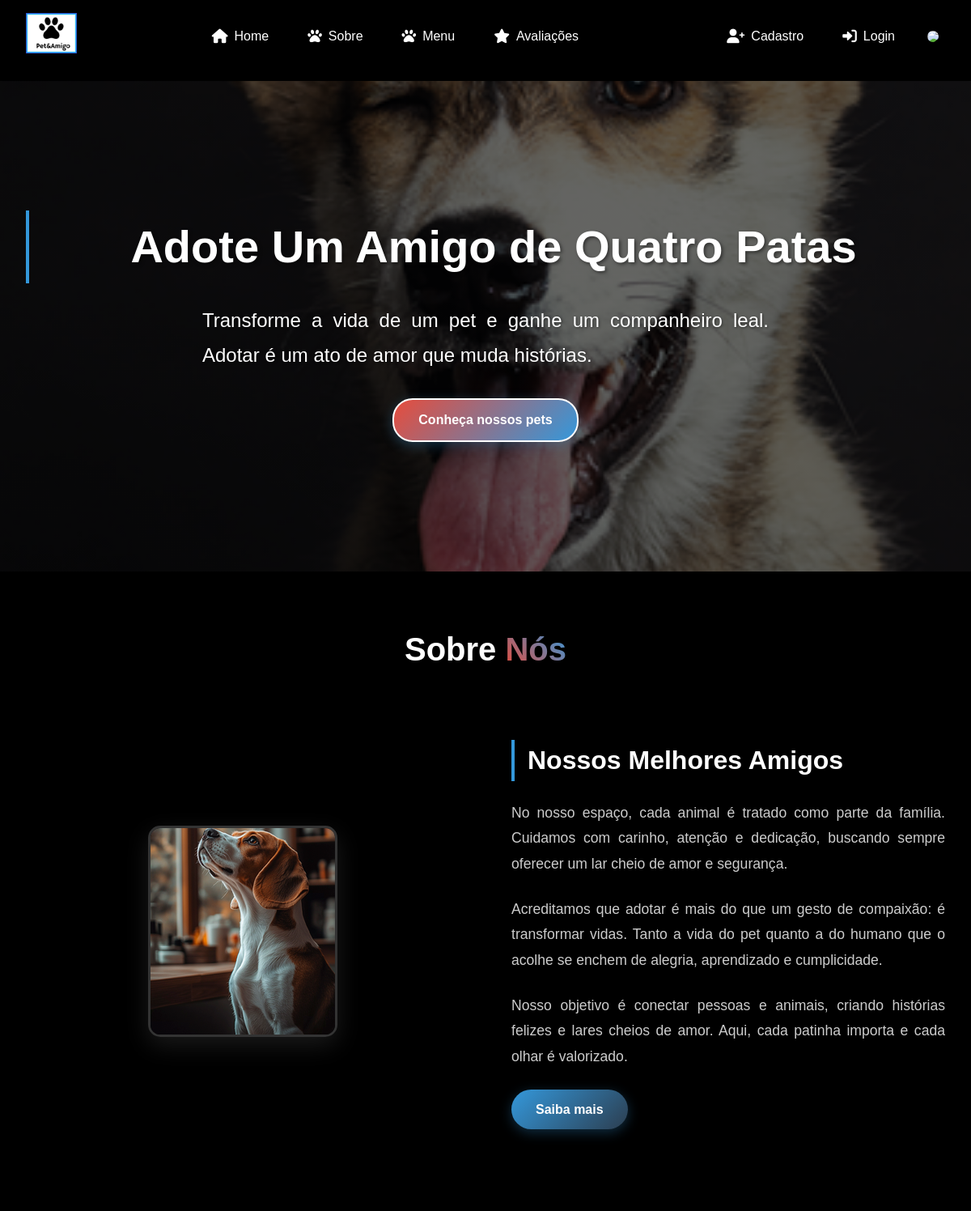
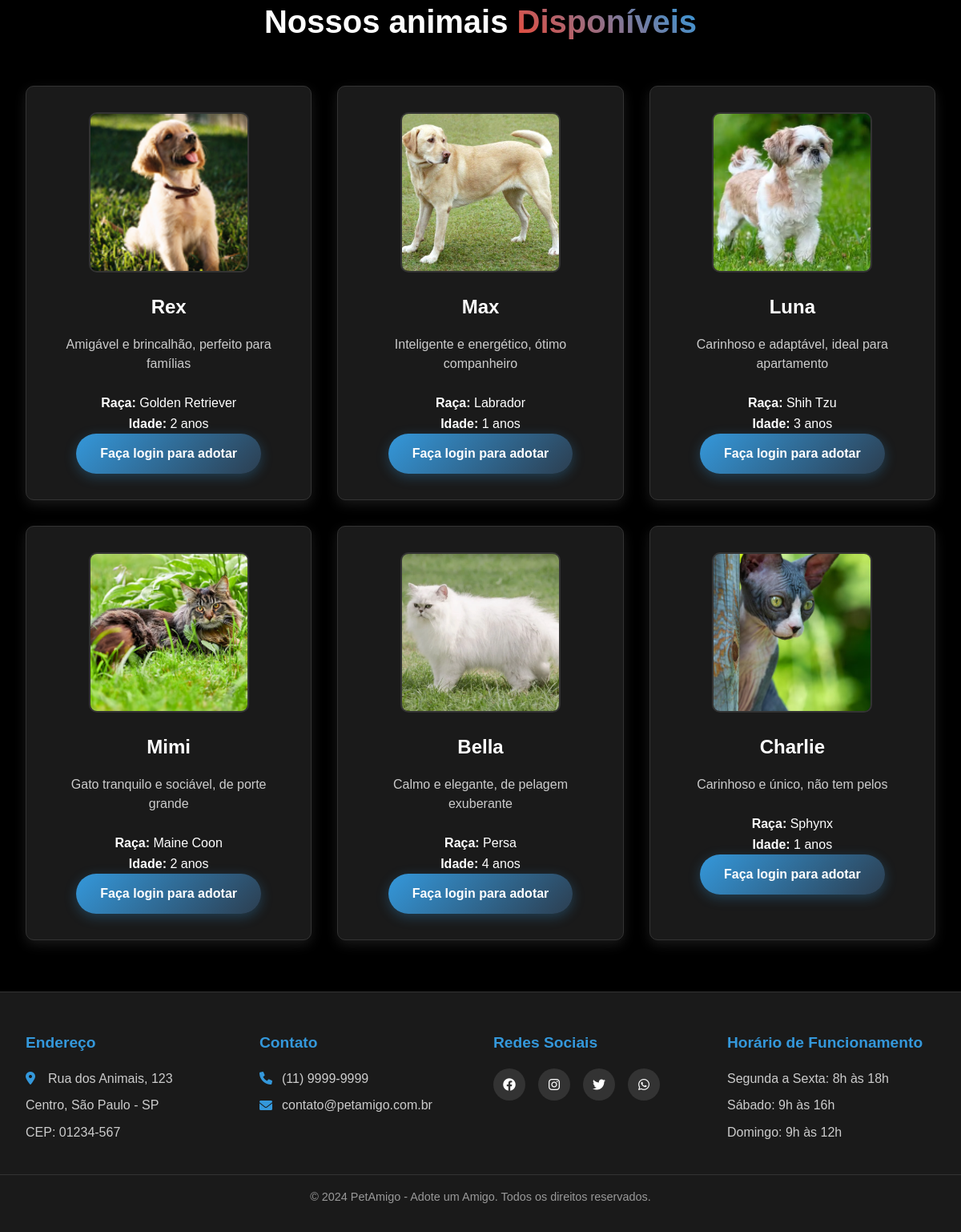
The app's page /Home/home.php with its own data (2 pictures, top to bottom).
### tables this page shows
CREATE TABLE animais (
    id INT AUTO_INCREMENT PRIMARY KEY,
    nome VARCHAR(100) NOT NULL,
    especie VARCHAR(50) NOT NULL,
    raca VARCHAR(100),
    idade INT,
    porte VARCHAR(20),
    descricao TEXT,
    imagem VARCHAR(255),
    disponivel BOOLEAN DEFAULT TRUE,
    data_cadastro TIMESTAMP DEFAULT CURRENT_TIMESTAMP
);

### Home/home.php (the view, shortened to what this page needs)
<?php
$database = new Database();
$db = $database->getConnection();
$query = "SELECT * FROM animais WHERE disponivel = TRUE LIMIT 6";
$stmt = $db->prepare($query);
$stmt->execute();
$animais = $stmt->fetchAll(PDO::FETCH_ASSOC);
?>
<!DOCTYPE html>
<html lang="pt-br">
<head>
    <link rel="stylesheet" href="home.css">
    <link href="https://cdnjs.cloudflare.com/ajax/libs/font-awesome/6.0.0/css/all.min.css" rel="stylesheet">
</head>
<body>
    <header class="header">
        <section>
            <a href="../index.php" class="logo">
                <img src="../img/petlogo.png" alt="logo">
            </a>
            <nav class="navbar main-menu">
                <a href="../Home/home.php">
                    <i class="fas fa-home"></i> Home
                </a>
                <a href="../Sobre/sobre.php">
                    <i class="fas fa-paw"></i> Sobre
                </a>
                <a href="../Menu/menu.php">
                    <i class="fas fa-paw"></i> Menu
                </a>
                <a href="../Avaliações/avaliacoes.php">
                    <i class="fas fa-star"></i> Avaliações
                </a>
            </nav>
            <nav class="navbar right-menu">
                <?php if (isset($_SESSION['usuario'])): ?>
                    <a href="../Cadastro/meus-animais.php">
                        <i class="fas fa-paw"></i> Meus Animais
                    </a>
                    <a href="../Login/logout.php">
                        <i class="fas fa-sign-out-alt"></i> Sair (<?php echo $_SESSION['usuario']['nome']; ?>)
                    </a>
                <?php else: ?>
                    <a href="../Cadastro/cadastrogeral.php">
                        <i class="fas fa-user-plus"></i> Cadastro
                    </a>
                    <a href="../Login/login.php">
                        <i class="fas fa-sign-in-alt"></i> Login
                    </a>
                <?php endif; ?>
            </nav>
            <div class="icon">
                <img width="30" height="30" src="https://img.icons8.com/ios-glyphs/30/ffffff/search--v1.png" alt="search--v1" />
            </div>
        </section>
    </header>
    <div class="home-container">
        <section id="home">
            <div class="content">
                <h3>Adote Um Amigo de Quatro Patas</h3>
                <p>Transforme a vida de um pet e ganhe um companheiro leal.
                Adotar é um ato de amor que muda histórias.</p>
                <a href="../Menu/menu.php" class="btn">Conheça nossos pets</a>
            </div>
        </section>
    </div>
    <section class="about" id="about">
        <h2 class="title">Sobre <span>Nós</span></h2>
        <div class="row">
            <div class="container-image">
                <img src="../img/cachorrobig.png" alt="sobre-nos">
            </div>
            <div class="content">
                <h3>Nossos Melhores Amigos</h3>
                <p>No nosso espaço, cada animal é tratado como parte da família. Cuidamos com carinho, atenção e dedicação, buscando sempre oferecer um lar cheio de amor e segurança.</p>
                <p>Acreditamos que adotar é mais do que um gesto de compaixão: é transformar vidas. Tanto a vida do pet quanto a do humano que o acolhe se enchem de alegria, aprendizado e cumplicidade.</p>
                <p>Nosso objetivo é conectar pessoas e animais, criando histórias felizes e lares cheios de amor. Aqui, cada patinha importa e cada olhar é valorizado.</p>
                <a href="../Sobre/sobre.php" class="btn">Saiba mais</a>
            </div>
        </div>
    </section>
    <section class="menu" id="menu">
        <h2 class="title">Nossos animais <span>Disponíveis</span></h2>
        <div class="box-container">
            <?php foreach ($animais as $animal): ?>
            <div class="box">
                <img src="../img/<?php echo $animal['imagem']; ?>" alt="<?php echo $animal['nome']; ?>">
                <h3><?php echo $animal['nome']; ?></h3>
                <p class="description"><?php echo $animal['descricao']; ?></p>
                <p><strong>Raça:</strong> <?php echo $animal['raca']; ?></p>
                <p><strong>Idade:</strong> <?php echo $animal['idade']; ?> anos</p>
                <?php if (isset($_SESSION['usuario'])): ?>
                    <a href="../Cadastro/pedido-adocao.php?animal_id=<?php echo $animal['id']; ?>" class="btn">Quero adotar</a>
                <?php else: ?>
                    <a href="../Login/login.php" class="btn">Faça login para adotar</a>
                <?php endif; ?>
            </div>
            <?php endforeach; ?>
        </div>
    </section>
    <?php include '../footer.php'; ?>
</body>
</html>

### Home/home.css (style rules this page uses)
* { margin: 0; padding: 0; box-sizing: border-box; font-family: 'Arial', sans-serif; }
body { background-color: #000000; color: #fff; line-height: 1.6; opacity: 0; animation: fadeIn 0.8s ease-in-out forwards; }
.header { background: #000000; padding: 1rem 0; box-shadow: 0 2px 10px rgba(0,0,0,0.1); position: fixed; width: 100%; top: 0; z-index: 1000; }
.header section { display: flex; justify-content: space-between; align-items: center; max-width: 1200px; margin: 0 auto; padding: 0 2rem; }
.logo img { height: 50px; width: auto; transition: transform 0.3s ease; }
.navbar { display: flex; gap: 1rem; }
.main-menu { flex: 1; justify-content: center; margin: 0 2rem; }
.right-menu { justify-content: flex-end; }
.navbar a { text-decoration: none; color: #fff; font-weight: 500; font-size: 1rem; padding: 0.5rem 1rem; border-radius: 5px; transition: all 0.3s ease; position: relative; white-space: nowrap; display: flex; align-items: center; gap: 0.5rem; }
.navbar a i { font-size: 1.1rem; }
.navbar a::after { content: ''; position: absolute; width: 0; height: 2px; bottom: 0; left: 50%; background-color: #fff; transition: all 0.3s ease; }
.icon { display: flex; gap: 1rem; margin-left: 1rem; }
.icon img { cursor: pointer; padding: 0.5rem; border-radius: 50%; transition: all 0.3s ease; }
.home-container { margin-top: 100px; padding: 8rem 0; background: linear-gradient(rgba(0, 0, 0, 0.6), rgba(0, 0, 0, 0.6)), url('../img/principal.png') center/cover no-repeat; position: relative; animation: slideInFromTop 1s ease-out; }
#home { max-width: 1200px; margin: 0 auto; padding: 0 2rem; text-align: center; position: relative; z-index: 2; }
#home .content h3 { font-size: 3.5rem; color: #ffffff; margin-bottom: 1.5rem; text-shadow: 2px 2px 4px rgba(0,0,0,0.5); animation: fadeInUp 0.8s ease-out 0.3s both; }
#home .content p { font-size: 1.5rem; color: #ffffff; margin-bottom: 2rem; max-width: 700px; margin-left: auto; margin-right: auto; text-shadow: 1px 1px 3px rgba(0,0,0,0.5); animation: fadeInUp 0.8s ease-out 0.5s both; }
#home .btn { animation: fadeInUp 0.8s ease-out 0.7s both; background: linear-gradient(135deg, #e74c3c, #3498db); border: 2px solid #fff; }
.about { max-width: 1200px; margin: 4rem auto; padding: 0 2rem; animation: fadeInUp 1s ease-out; }
.title { text-align: center; font-size: 2.5rem; margin-bottom: 3rem; color: #ffffff; }
.title span { color: #e74c3c; background: linear-gradient(45deg, #e74c3c, #3498db); -webkit-background-clip: text; -webkit-text-fill-color: transparent; background-clip: text; }
.row { display: grid; grid-template-columns: 1fr 1fr; gap: 4rem; align-items: center; animation: fadeInUp 1s ease-out 0.3s both; }
.container-image { text-align: center; }
.container-image img { max-width: 100%; height: auto; border-radius: 15px; box-shadow: 0 10px 30px rgba(255,255,255,0.1); transition: transform 0.3s ease; border: 3px solid #333; }
.content { padding: 2rem 0; }
.content h3 { font-size: 2rem; color: #ffffff; margin-bottom: 1.5rem; border-left: 4px solid #3498db; padding-left: 1rem; animation: fadeInLeft 0.8s ease-out 0.5s both; }
.content p { margin-bottom: 1.5rem; font-size: 1.1rem; color: #cccccc; text-align: justify; line-height: 1.8; animation: fadeInLeft 0.8s ease-out 0.7s both; }
.content .btn { animation: fadeInLeft 0.8s ease-out 0.9s both; }
.menu { max-width: 1200px; margin: 4rem auto; padding: 0 2rem; animation: fadeInUp 1.2s ease-out; }
.box-container { display: grid; grid-template-columns: repeat(auto-fit, minmax(300px, 1fr)); gap: 2rem; animation: fadeInUp 1s ease-out 0.3s both; }
.box { background: #1a1a1a; padding: 2rem; border-radius: 10px; box-shadow: 0 5px 15px rgba(255,255,255,0.1); text-align: center; transition: all 0.3s ease; animation: fadeInUp 0.8s ease-out; border: 1px solid #333; }
.box img { width: 100%; max-width: 200px; height: 200px; object-fit: cover; border-radius: 10px; margin-bottom: 1rem; border: 2px solid #333; }
.box h3 { font-size: 1.5rem; color: #ffffff; margin-bottom: 1rem; }
.box .description { font-size: 1rem; color: #cccccc; margin-bottom: 1.5rem; line-height: 1.5; }
.btn { display: inline-block; background: linear-gradient(135deg, #3498db, #2c3e50); color: white; padding: 12px 30px; text-decoration: none; border-radius: 25px; font-weight: 600; transition: all 0.3s ease; border: none; cursor: pointer; box-shadow: 0 4px 15px rgba(52, 152, 219, 0.3); }

### records on screen
animais: imagem (picture), nome "Rex", descricao "Amigável e brincalhão, perfeito para famílias", raca "Golden Retriever", idade "2"
animais: imagem (picture), nome "Max", descricao "Inteligente e energético, ótimo companheiro", raca "Labrador", idade "1"
animais: imagem (picture), nome "Luna", descricao "Carinhoso e adaptável, ideal para apartamento", raca "Shih Tzu", idade "3"
animais: imagem (picture), nome "Mimi", descricao "Gato tranquilo e sociável, de porte grande", raca "Maine Coon", idade "2"
animais: imagem (picture), nome "Bella", descricao "Calmo e elegante, de pelagem exuberante", raca "Persa", idade "4"
animais: imagem (picture), nome "Charlie", descricao "Carinhoso e único, não tem pelos", raca "Sphynx", idade "1"
